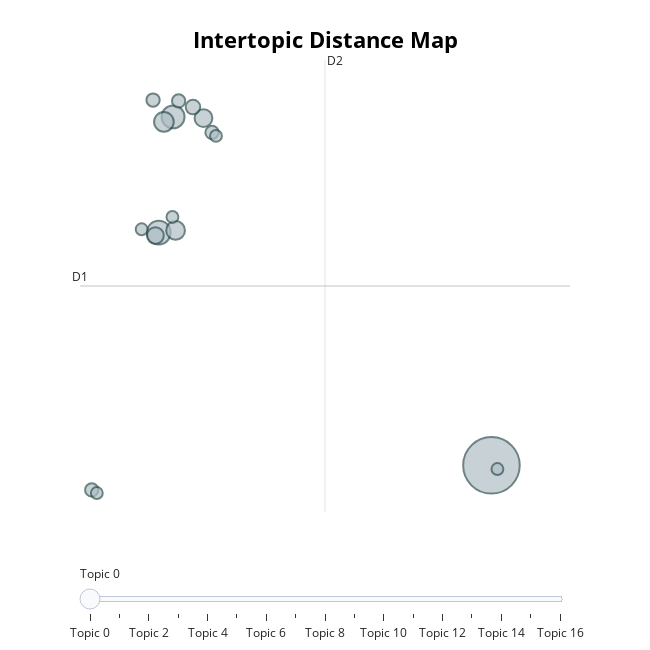

Source (notebook cell):
### Code cell
topic_model.visualize_topics()

### Figure 1 — Plotly figure (JSON) as saved in the notebook; plotly's stock layout.template omitted (floating-point values rounded to 4 significant figures)
{"data": [{"customdata": [[0, "world | america | new | people | american", 91], [1, "states | government | united | congress | public", 16], [2, "states | united | government | public | congress", 15], [3, "government | great | law | work | public", 11], [4, "government | states | law | united | year", 10], [5, "states | government | congress | united | public", 9], [6, "states | united | government | constitution | state", 8], [7, "government | states | public | general | united", 6], [8, "national | federal | reduction | public | government", 5], [9, "enemy | british | war | states | united", 5], [10, "bank | public | states | government | country", 5], [11, "government | states | congress | year | country", 5], [12, "world | free | war | great | nations", 4], [13, "war | government | shall | congress | present", 4], [14, "states | government | united | law | statute", 4], [15, "united | states | treaty | spain | year", 4], [16, "united | states | necessary | orders | decrees", 4]], "hovertemplate": "<b>Topic %{customdata[0]}</b><br>%{customdata[1]}<br>Size: %{customdata[2]}", "legendgroup": "", "marker": {"color": "#B0BEC5", "line": {"color": "DarkSlateGrey", "width": 2}, "size": [91, 16, 15, 11, 10, 9, 8, 6, 5, 5, 5, 5, 4, 4, 4, 4, 4], "sizemode": "area", "sizeref": 0.05688, "symbol": "circle"}, "mode": "markers", "name": "", "orientation": "v", "showlegend": false, "type": "scatter", "x": [14.33, 4.355, 4.785, 4.51, 4.861, 5.696, 4.255, 5.382, 2.345, 5.952, 4.184, 4.952, 14.51, 2.498, 3.842, 4.766, 6.071], "xaxis": "x", "y": [-4.785, 6.513, 12.13, 11.89, 6.618, 12.07, 6.368, 12.6, -5.977, 11.37, 12.95, 12.9, -4.964, -6.13, 6.671, 7.27, 11.2], "yaxis": "y"}], "layout": {"annotations": [{"showarrow": false, "text": "D1", "x": 1.993, "y": 3.919, "yshift": 10}, {"showarrow": false, "text": "D2", "x": 9.342, "xshift": 10, "y": 14.89}], "height": 650, "hoverlabel": {"bgcolor": "white", "font": {"family": "Rockwell", "size": 16}}, "legend": {"itemsizing": "constant", "tracegroupgap": 0}, "margin": {"t": 60}, "shapes": [{"line": {"color": "#CFD8DC", "width": 2}, "type": "line", "x0": 9.342, "x1": 9.342, "y0": -7.05, "y1": 14.89}, {"line": {"color": "#9E9E9E", "width": 2}, "type": "line", "x0": 1.993, "x1": 16.69, "y0": 3.919, "y1": 3.919}], "sliders": [{"active": 0, "pad": {"t": 50}, "steps": [{"args": [{"marker.color": [["red", "#B0BEC5", "#B0BEC5", "#B0BEC5", "#B0BEC5", "#B0BEC5", "#B0BEC5", "#B0BEC5", "#B0BEC5", "#B0BEC5", "#B0BEC5", "#B0BEC5", "#B0BEC5", "#B0BEC5", "#B0BEC5", "#B0BEC5", "#B0BEC5"]]}], "label": "Topic 0", "method": "update"}, {"args": [{"marker.color": [["#B0BEC5", "red", "#B0BEC5", "#B0BEC5", "#B0BEC5", "#B0BEC5", "#B0BEC5", "#B0BEC5", "#B0BEC5", "#B0BEC5", "#B0BEC5", "#B0BEC5", "#B0BEC5", "#B0BEC5", "#B0BEC5", "#B0BEC5", "#B0BEC5"]]}], "label": "Topic 1", "method": "update"}, {"args": [{"marker.color": [["#B0BEC5", "#B0BEC5", "red", "#B0BEC5", "#B0BEC5", "#B0BEC5", "#B0BEC5", "#B0BEC5", "#B0BEC5", "#B0BEC5", "#B0BEC5", "#B0BEC5", "#B0BEC5", "#B0BEC5", "#B0BEC5", "#B0BEC5", "#B0BEC5"]]}], "label": "Topic 2", "method": "update"}, {"args": [{"marker.color": [["#B0BEC5", "#B0BEC5", "#B0BEC5", "red", "#B0BEC5", "#B0BEC5", "#B0BEC5", "#B0BEC5", "#B0BEC5", "#B0BEC5", "#B0BEC5", "#B0BEC5", "#B0BEC5", "#B0BEC5", "#B0BEC5", "#B0BEC5", "#B0BEC5"]]}], "label": "Topic 3", "method": "update"}, {"args": [{"marker.color": [["#B0BEC5", "#B0BEC5", "#B0BEC5", "#B0BEC5", "red", "#B0BEC5", "#B0BEC5", "#B0BEC5", "#B0BEC5", "#B0BEC5", "#B0BEC5", "#B0BEC5", "#B0BEC5", "#B0BEC5", "#B0BEC5", "#B0BEC5", "#B0BEC5"]]}], "label": "Topic 4", "method": "update"}, {"args": [{"marker.color": [["#B0BEC5", "#B0BEC5", "#B0BEC5", "#B0BEC5", "#B0BEC5", "red", "#B0BEC5", "#B0BEC5", "#B0BEC5", "#B0BEC5", "#B0BEC5", "#B0BEC5", "#B0BEC5", "#B0BEC5", "#B0BEC5", "#B0BEC5", "#B0BEC5"]]}], "label": "Topic 5", "method": "update"}, {"args": [{"marker.color": [["#B0BEC5", "#B0BEC5", "#B0BEC5", "#B0BEC5", "#B0BEC5", "#B0BEC5", "red", "#B0BEC5", "#B0BEC5", "#B0BEC5", "#B0BEC5", "#B0BEC5", "#B0BEC5", "#B0BEC5", "#B0BEC5", "#B0BEC5", "#B0BEC5"]]}], "label": "Topic 6", "method": "update"}, {"args": [{"marker.color": [["#B0BEC5", "#B0BEC5", "#B0BEC5", "#B0BEC5", "#B0BEC5", "#B0BEC5", "#B0BEC5", "red", "#B0BEC5", "#B0BEC5", "#B0BEC5", "#B0BEC5", "#B0BEC5", "#B0BEC5", "#B0BEC5", "#B0BEC5", "#B0BEC5"]]}], "label": "Topic 7", "method": "update"}, {"args": [{"marker.color": [["#B0BEC5", "#B0BEC5", "#B0BEC5", "#B0BEC5", "#B0BEC5", "#B0BEC5", "#B0BEC5", "#B0BEC5", "red", "#B0BEC5", "#B0BEC5", "#B0BEC5", "#B0BEC5", "#B0BEC5", "#B0BEC5", "#B0BEC5", "#B0BEC5"]]}], "label": "Topic 8", "method": "update"}, {"args": [{"marker.color": [["#B0BEC5", "#B0BEC5", "#B0BEC5", "#B0BEC5", "#B0BEC5", "#B0BEC5", "#B0BEC5", "#B0BEC5", "#B0BEC5", "red", "#B0BEC5", "#B0BEC5", "#B0BEC5", "#B0BEC5", "#B0BEC5", "#B0BEC5", "#B0BEC5"]]}], "label": "Topic 9", "method": "update"}, {"args": [{"marker.color": [["#B0BEC5", "#B0BEC5", "#B0BEC5", "#B0BEC5", "#B0BEC5", "#B0BEC5", "#B0BEC5", "#B0BEC5", "#B0BEC5", "#B0BEC5", "red", "#B0BEC5", "#B0BEC5", "#B0BEC5", "#B0BEC5", "#B0BEC5", "#B0BEC5"]]}], "label": "Topic 10", "method": "update"}, {"args": [{"marker.color": [["#B0BEC5", "#B0BEC5", "#B0BEC5", "#B0BEC5", "#B0BEC5", "#B0BEC5", "#B0BEC5", "#B0BEC5", "#B0BEC5", "#B0BEC5", "#B0BEC5", "red", "#B0BEC5", "#B0BEC5", "#B0BEC5", "#B0BEC5", "#B0BEC5"]]}], "label": "Topic 11", "method": "update"}, {"args": [{"marker.color": [["#B0BEC5", "#B0BEC5", "#B0BEC5", "#B0BEC5", "#B0BEC5", "#B0BEC5", "#B0BEC5", "#B0BEC5", "#B0BEC5", "#B0BEC5", "#B0BEC5", "#B0BEC5", "red", "#B0BEC5", "#B0BEC5", "#B0BEC5", "#B0BEC5"]]}], "label": "Topic 12", "method": "update"}, {"args": [{"marker.color": [["#B0BEC5", "#B0BEC5", "#B0BEC5", "#B0BEC5", "#B0BEC5", "#B0BEC5", "#B0BEC5", "#B0BEC5", "#B0BEC5", "#B0BEC5", "#B0BEC5", "#B0BEC5", "#B0BEC5", "red", "#B0BEC5", "#B0BEC5", "#B0BEC5"]]}], "label": "Topic 13", "method": "update"}, {"args": [{"marker.color": [["#B0BEC5", "#B0BEC5", "#B0BEC5", "#B0BEC5", "#B0BEC5", "#B0BEC5", "#B0BEC5", "#B0BEC5", "#B0BEC5", "#B0BEC5", "#B0BEC5", "#B0BEC5", "#B0BEC5", "#B0BEC5", "red", "#B0BEC5", "#B0BEC5"]]}], "label": "Topic 14", "method": "update"}, {"args": [{"marker.color": [["#B0BEC5", "#B0BEC5", "#B0BEC5", "#B0BEC5", "#B0BEC5", "#B0BEC5", "#B0BEC5", "#B0BEC5", "#B0BEC5", "#B0BEC5", "#B0BEC5", "#B0BEC5", "#B0BEC5", "#B0BEC5", "#B0BEC5", "red", "#B0BEC5"]]}], "label": "Topic 15", "method": "update"}, {"args": [{"marker.color": [["#B0BEC5", "#B0BEC5", "#B0BEC5", "#B0BEC5", "#B0BEC5", "#B0BEC5", "#B0BEC5", "#B0BEC5", "#B0BEC5", "#B0BEC5", "#B0BEC5", "#B0BEC5", "#B0BEC5", "#B0BEC5", "#B0BEC5", "#B0BEC5", "red"]]}], "label": "Topic 16", "method": "update"}]}], "title": {"font": {"color": "Black", "size": 22}, "text": "<b>Intertopic Distance Map</b>", "x": 0.5, "xanchor": "center", "y": 0.95, "yanchor": "top"}, "width": 650, "xaxis": {"anchor": "y", "domain": [0, 1], "range": [1.993, 16.69], "title": {"text": ""}, "visible": false}, "yaxis": {"anchor": "x", "domain": [0, 1], "range": [-7.05, 14.89], "title": {"text": ""}, "visible": false}}}
